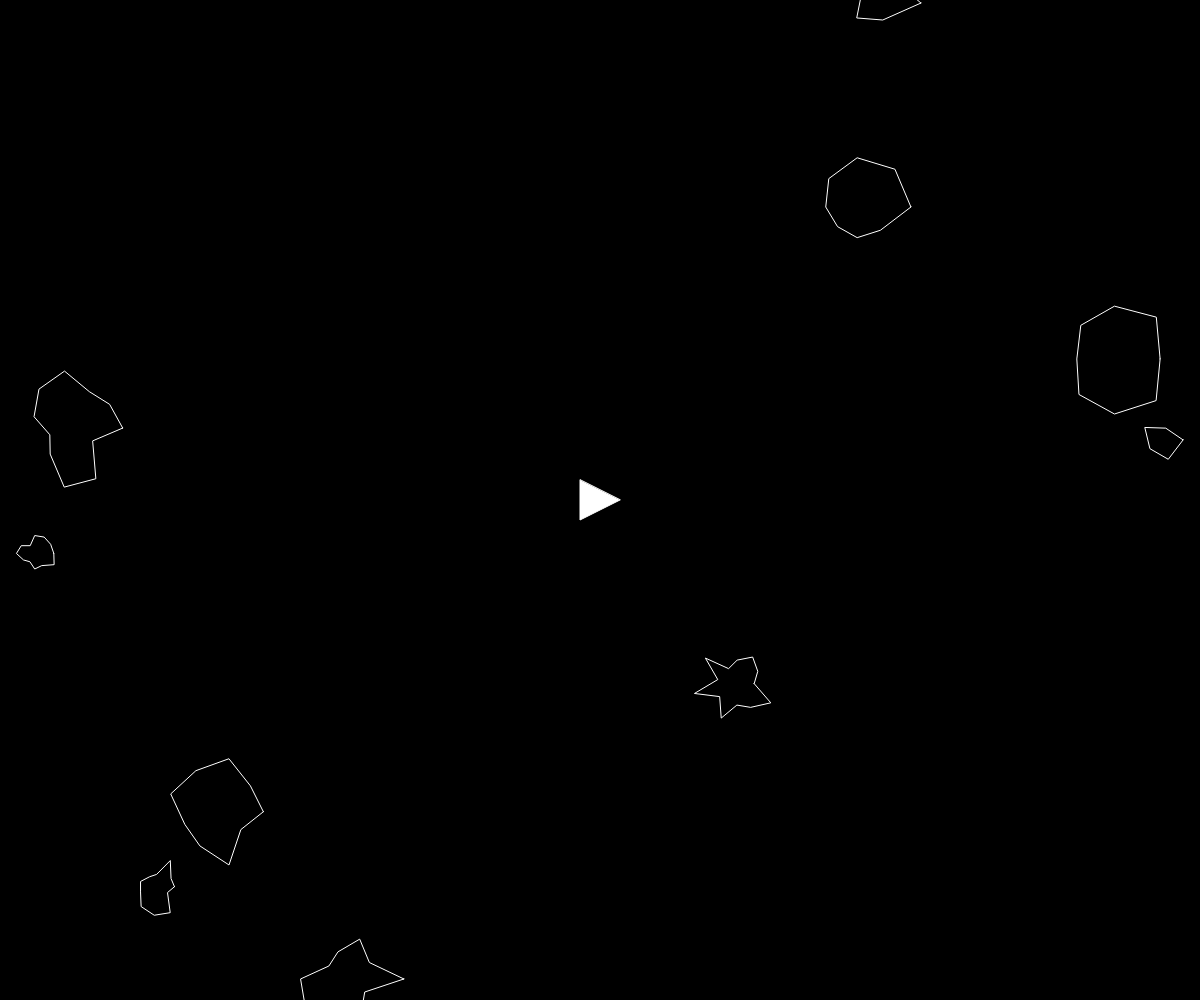
Frame 1 (no input)
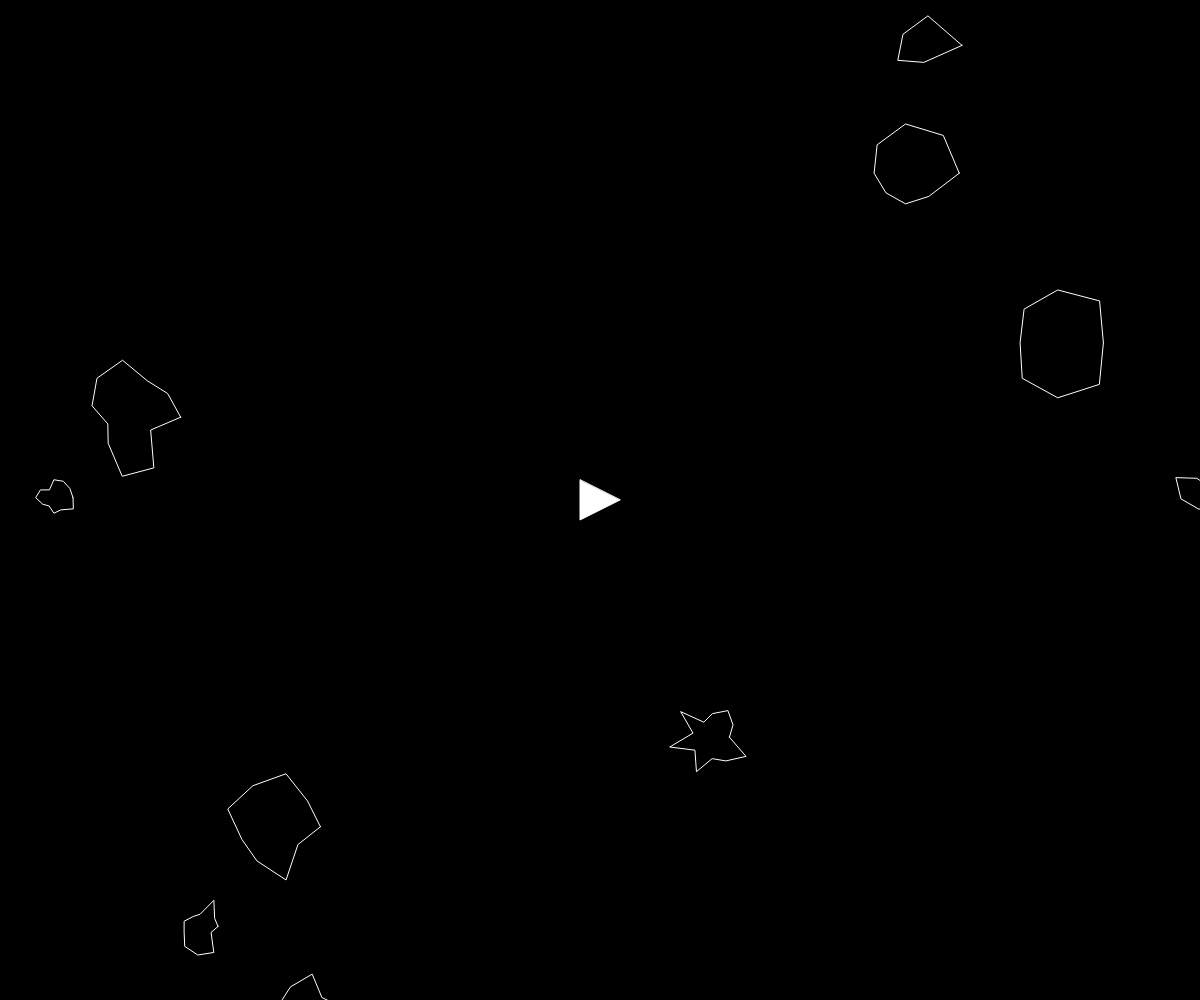
Frame 60 (no input)
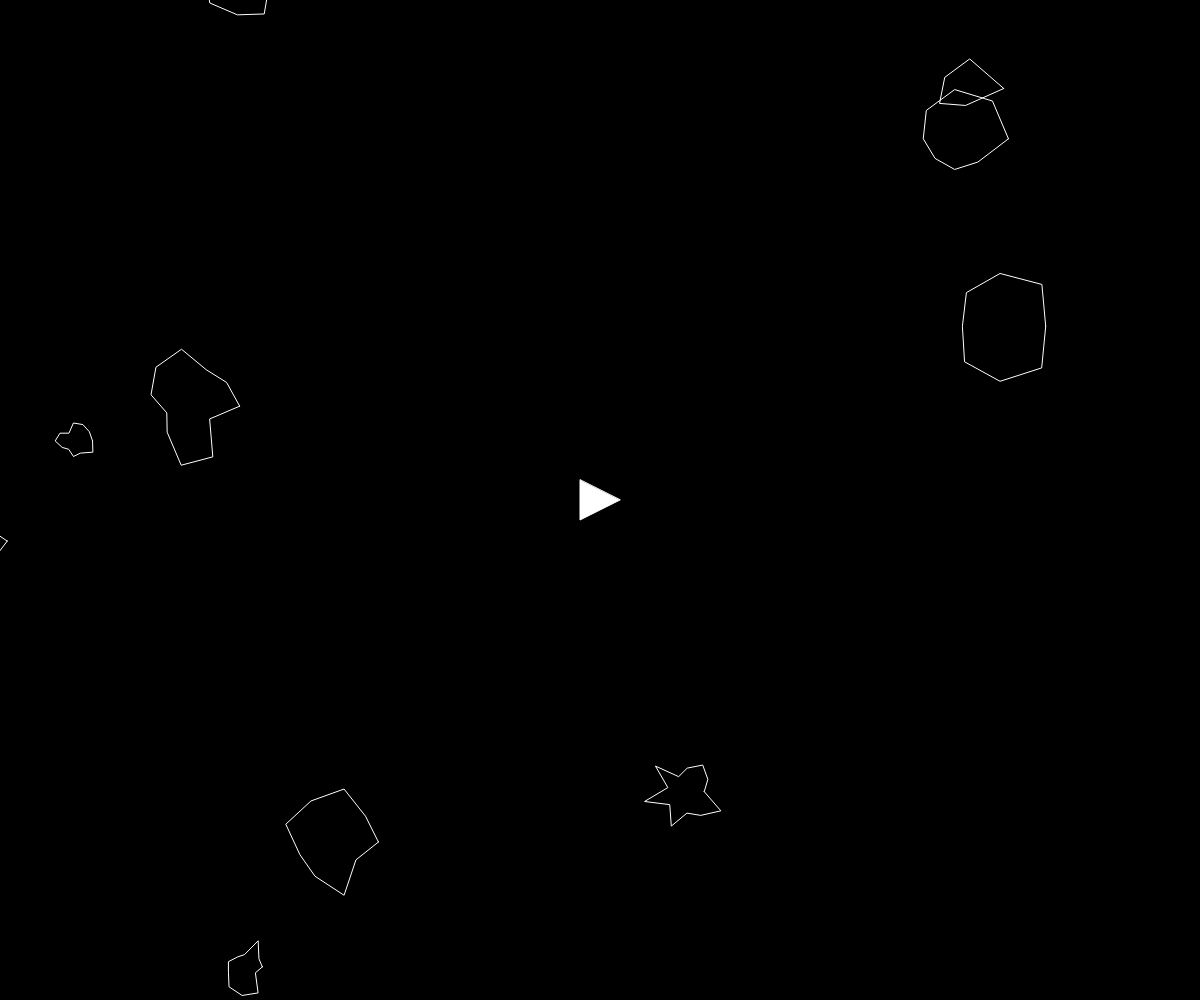
Frame 120 (the mouse pressed at the canvas centre since frame 60)

The p5.js sketch that drew these frames (run headless with seeded random() and noise() and a simulated clock; from frame 60 on, the mouse is pressed at the canvas centre):

// p5.js sketch
// ── sketch.js
var ship;
var asteroids = [];
var lasers = [];
var PLAY = 1;
var END = 0
var gameState = PLAY

function setup() {
  createCanvas(windowWidth, windowHeight);
  ship = new Ship();
  for (var i = 0; i < 10; i++) {
    asteroids.push(new Asteroid());
  }
}

function draw() {
  background(0);

  if(gameState === PLAY){

  for (var i = 0; i < asteroids.length; i++) {
    if (ship.hits(asteroids[i])) {
      console.log('ooops!');
    }
    asteroids[i].render();
    asteroids[i].update();
    asteroids[i].edges();
  }

  for (var i = lasers.length - 1; i >= 0; i--) {
    lasers[i].render();
    lasers[i].update();
    if (lasers[i].offscreen()) {
      lasers.splice(i, 1);
    } else {
      for (var j = asteroids.length - 1; j >= 0; j--) {
        if (lasers[i].hits(asteroids[j])) {
          if (asteroids[j].r > 10) {
            var newAsteroids = asteroids[j].breakup();
            asteroids = asteroids.concat(newAsteroids);
          }
          asteroids.splice(j, 1);
          lasers.splice(i, 1);
          break;
        }
      }
    }
  }

  console.log(lasers.length);

  ship.render();
  ship.turn();
  ship.update();
  ship.edges();
}
}

function keyReleased() {
  ship.setRotation(0);
  ship.boosting(false);
}

function keyPressed() {
  if (key == ' ') {
    lasers.push(new Laser(ship.pos, ship.heading));
  } else if (keyCode == RIGHT_ARROW) {
    ship.setRotation(0.1);
  } else if (keyCode == LEFT_ARROW) {
    ship.setRotation(-0.1);
  } else if (keyCode == UP_ARROW) {
    ship.boosting(true);
  }
}

// ── Asteroid.js
function Asteroid(pos,r) {
    if(pos){
      this.pos = pos.copy()
    }else{
    this.pos = createVector(random(width),random(height))
    }

    if(r){
        this.r = r * 0.5
    }else{
        this.r = random(15,50)
    }

    this.vel = p5.Vector.random2D()
    this.total = floor(random(5,15));
    this.offset = []

    for(var i = 0 ; i < this.total ; i++){
        this.offset[i] = random(-this.r * 0.5,this.r * 0.5)
    }

    this.update = function(){
        this.pos.add(this.vel)
    }


    this.render = function(){
        push()
        stroke(255)
        noFill()
        translate(this.pos.x,this.pos.y)
       // ellipse(0,0,this.r * 2)
       beginShape()
       for(var i = 0 ; i < this.total ; i++){
           var angle = map(i,0,this.total,0,TWO_PI)
           var r = (this.r + this.offset[i])
           var x  = r * cos(angle)
           var y = r * sin(angle)
           vertex(x,y)
       }
       endShape(CLOSE)
        pop()

    }

    this.breakup = function(){
        var newA = []
        newA[0] = new Asteroid(this.pos,this.r)
        newA[1] = new Asteroid(this.pos,this.r)
        return newA
    }

    this.edges = function() {
        if(this.pos.x > width  + this.r){
         this.pos.x = -this.r
        }else if (this.pos.x < -this.r){
         this.pos.x = width + this.r
        }

        if(this.pos.y > height  + this.r){
            this.pos.y = -this.r
           }else if (this.pos.y < -this.r){
            this.pos.y = height + this.r
           }
    }
}

// ── Laser.js
function Laser(spos,angle){
    this.pos = createVector(spos.x,spos.y)
    this.vel = p5.Vector.fromAngle(angle)
    this.vel.mult(10)


    this.update = function(){
        this.pos.add(this.vel)
    }

    this.render = function(){
        push()
        stroke(255)
        strokeWeight(4)
        point(this.pos.x,this.pos.y)
        pop()
    }

    this.hits = function(asteroid){
        var d = dist(this.pos.x,this.pos.y,asteroid.pos.x,asteroid.pos.y)
        if(d <   asteroid.r){
           return true
        }else{
            return false
        }
    }

    this.offscreen = function() {
        if(this.pos.x > width || this.pos.x < 0){
            return true
        }

        if(this.pos.y > height || this.pos.y < 0){
            return true
        }
         return false;
    }

}
// ── Ship.js
function Ship(){
    this.pos = createVector(width/2,height/2)
    this.r = 20
    this.heading = 0
    this.rotation = 0
    this.vel = createVector(0,0)
    this.isBoosting = false

    this.boosting = function (b) {
        this.isBoosting = b
    }

    this.hits = function(asteroid){
        var d = dist(this.pos.x,this.pos.y,asteroid.pos.x,asteroid.pos.y)
        if(d < this.r + asteroid.r){
            return true
        }else{
            return false
        }
    }

    this.update = function (){
        if(this.isBoosting){
        this.boost()
        }
        this.pos.add(this.vel)
        this.vel.mult(0.99)
    }

    this.boost = function(){
        var force = p5.Vector.fromAngle(this.heading)
        force.mult(0.1)
        this.vel.add(force)

    }

    this.render = function(){
        push()
      translate(this.pos.x,this.pos.y)
      rotate(this.heading + PI /2)
      fill(255)
      stroke(255)
      triangle(-this.r,this.r,this.r,this.r,0,-this.r);
      pop()
    }

    this.edges = function() {
        if(this.pos.x > width  + this.r){
         this.pos.x = -this.r
        }else if (this.pos.x < -this.r){
         this.pos.x = width + this.r
        }

        if(this.pos.y > height  + this.r){
            this.pos.y = -this.r
           }else if (this.pos.y < -this.r){
            this.pos.y = height + this.r
           }
    }

    this.setRotation = function(a){
        this.rotation = a
    }

    this.turn = function (){
         this.heading += this.rotation
    }
  }
